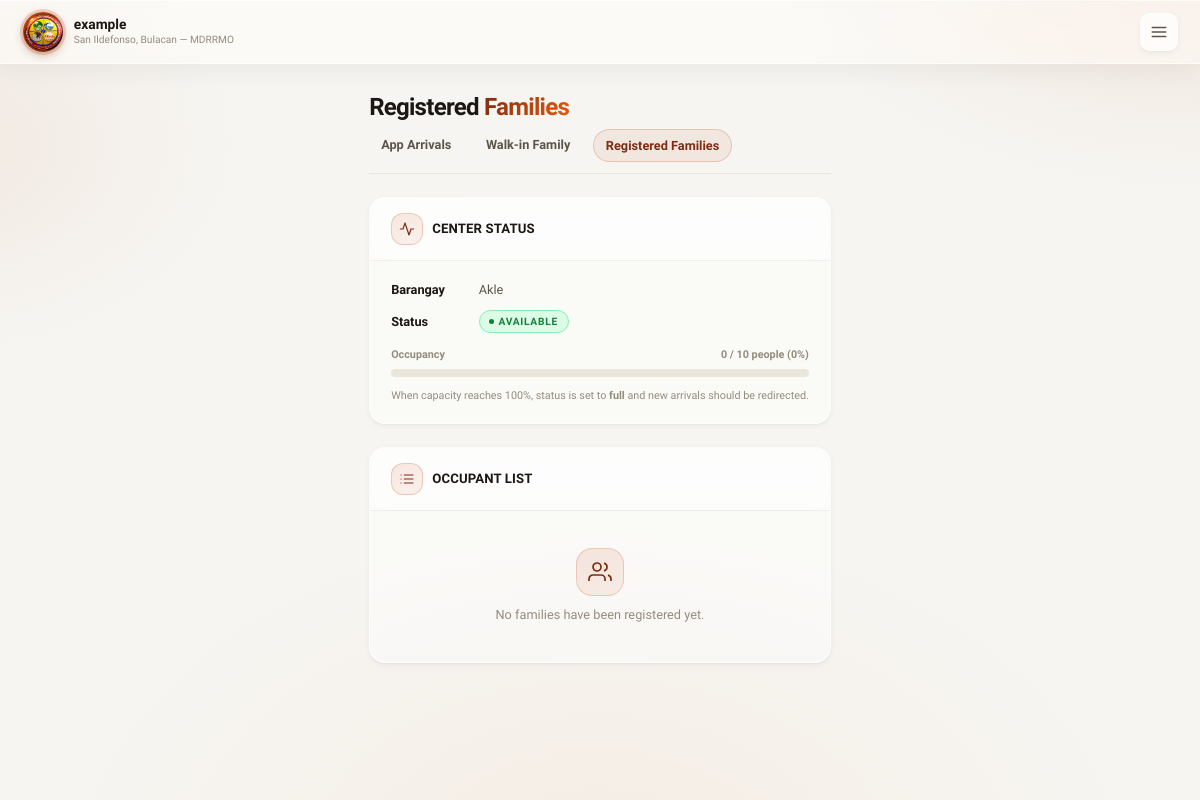
The page /coordinator/center_registrations.php?id=1 (signed in) on the database its author committed.
### tables this page shows
CREATE TABLE `evacuation_centers` (
  `id` int(10) UNSIGNED NOT NULL,
  `name` varchar(150) NOT NULL,
  `barangay_id` int(10) UNSIGNED NOT NULL,
  `address` varchar(255) NOT NULL,
  `lat` decimal(10,7) NOT NULL,
  `lng` decimal(10,7) NOT NULL,
  `max_capacity_people` int(10) UNSIGNED NOT NULL,
  `max_capacity_families` int(10) UNSIGNED DEFAULT 0,
  `status` enum('available','near_capacity','full','temp_shelter','closed') NOT NULL DEFAULT 'available',
  `coordinator_user_id` int(10) UNSIGNED DEFAULT NULL,
  `notes` text DEFAULT NULL,
  `created_at` datetime NOT NULL DEFAULT current_timestamp(),
  `updated_at` datetime NOT NULL DEFAULT current_timestamp() ON UPDATE current_timestamp()
);

CREATE TABLE `barangays` (
  `id` int(10) UNSIGNED NOT NULL,
  `name` varchar(100) NOT NULL,
  `municipality` varchar(100) NOT NULL DEFAULT 'San Ildefonso',
  `province` varchar(100) NOT NULL DEFAULT 'Bulacan',
  `center_lat` decimal(10,7) DEFAULT NULL,
  `center_lng` decimal(10,7) DEFAULT NULL,
  `boundary_polygon` longtext DEFAULT NULL CHECK (json_valid(`boundary_polygon`)),
  `is_active` tinyint(1) NOT NULL DEFAULT 1
);

### pages/center_helpers.php (called while the page is built, shortened)
<?php
function get_center_occupancy(int $centerId): array
{
    $pdo = db();
    $stmt = $pdo->prepare("SELECT c.max_capacity_people,
                                  COALESCE(SUM(r.total_members), 0) AS current_occupancy
                           FROM evacuation_centers c
                           LEFT JOIN evac_registrations r ON r.center_id = c.id
                           WHERE c.id = ?
                           GROUP BY c.id");
    $stmt->execute([$centerId]);
    $row = $stmt->fetch();
    $max = (int)$row['max_capacity_people'];
    $current = (int)$row['current_occupancy'];
    $percent = $max > 0 ? min(100.0, ($current / $max) * 100.0) : 0.0;
    return ['current' => $current, 'max' => $max, 'percent' => $percent];
}

### coordinator/center_registrations.php (the view, shortened to what this page needs)
<?php
require_once __DIR__ . '/../pages/center_helpers.php';
$pdo  = db();
$user = current_user();
$centerId = isset($_GET['id']) ? (int)$_GET['id'] : 0;
$stmt = $pdo->prepare("SELECT c.*, b.name AS barangay_name
                       FROM evacuation_centers c
                       JOIN barangays b ON b.id = c.barangay_id
                       WHERE c.id = ? AND c.coordinator_user_id = ?");
$stmt->execute([$centerId, $user['id']]);
$center = $stmt->fetch();
$regsStmt = $pdo->prepare("SELECT r.*, b.name AS barangay_name
                           FROM evac_registrations r
                           JOIN barangays b ON b.id = r.barangay_id
                           WHERE r.center_id = ?
                           ORDER BY r.created_at DESC");
$regsStmt->execute([$centerId]);
$registrations = $regsStmt->fetchAll();
$occ      = get_center_occupancy($centerId);
$pct      = round($occ['percent']);
?>
<!DOCTYPE html>
<html lang="en">
<head>
    <link rel="stylesheet" href="../asset/css/center_registrations.css">
</head>
<body>
<div class="bg-blobs" aria-hidden="true">
    <div class="bg-blob b1"></div>
    <div class="bg-blob b2"></div>
    <div class="bg-blob b3"></div>
    <div class="bg-blob b4"></div>
</div>
<div class="layout">
    <div class="main">
        <header class="topbar">
            <div class="topbar-brand">
                <div class="topbar-logo"><img src="../img/mdrrmo.png" alt="MDRRMO Logo"></div>
                <div class="topbar-brand-text">
                    <div class="topbar-title"><?php echo htmlspecialchars($center['name']); ?></div>
                    <div class="topbar-subtitle">San Ildefonso, Bulacan — MDRRMO</div>
                </div>
            </div>
            <div class="topbar-right">
                <button class="hamburger-btn" onclick="openMenu()">
                    <svg viewBox="0 0 24 24"><line x1="3" y1="6" x2="21" y2="6"/><line x1="3" y1="12" x2="21" y2="12"/><line x1="3" y1="18" x2="21" y2="18"/></svg>
                </button>
            </div>
        </header>
        <main class="dashboard">
            <div>
                <h1 class="page-heading">Registered <span>Families</span></h1>
                <div class="page-subnav">
                    <a href="center_app_arrivals.php?id=<?php echo $centerId; ?>">App Arrivals</a>
                    <a href="center_walkin.php?id=<?php echo $centerId; ?>">Walk-in Family</a>
                    <a href="center_registrations.php?id=<?php echo $centerId; ?>" class="active">Registered Families</a>
                </div>
            </div>
            <section class="card">
                <div class="card-header">
                    <div class="card-header-icon"><svg viewBox="0 0 24 24"><polyline points="22 12 18 12 15 21 9 3 6 12 2 12"/></svg></div>
                    <h2>Center Status</h2>
                </div>
                <div class="card-body">
                    <div class="info-row"><strong>Barangay</strong> <?php echo htmlspecialchars($center['barangay_name']); ?></div>
                    <div class="info-row"><strong>Status</strong>
                        <span class="status-pill status-<?php echo strtolower(preg_replace('/\s+/', '-', $center['status'])); ?>">
                            <?php echo htmlspecialchars($center['status']); ?>
                        </span>
                    </div>
                    <div class="occ-bar-wrap">
                        <div class="occ-bar-label">
                            <span>Occupancy</span>
                            <span><?php echo $occ['current']; ?> / <?php echo $occ['max']; ?> people (<?php echo $pct; ?>%)</span>
                        </div>
                        <div class="occ-bar-track">
                        </div>
                    </div>
                    <p class="occ-note">When capacity reaches 100%, status is set to <strong>full</strong> and new arrivals should be redirected.</p>
                </div>
            </section>
            <section class="card">
                <div class="card-header">
                    <div class="card-header-icon"><svg viewBox="0 0 24 24"><line x1="8" y1="6" x2="21" y2="6"/><line x1="8" y1="12" x2="21" y2="12"/><line x1="8" y1="18" x2="21" y2="18"/><line x1="3" y1="6" x2="3.01" y2="6"/><line x1="3" y1="12" x2="3.01" y2="12"/><line x1="3" y1="18" x2="3.01" y2="18"/></svg></div>
                    <h2>Occupant List</h2>
                </div>
                <?php if (!$registrations): ?>
                    <div class="no-data">
                        <div class="no-data-icon"><svg viewBox="0 0 24 24"><path d="M17 21v-2a4 4 0 00-4-4H5a4 4 0 00-4 4v2"/><circle cx="9" cy="7" r="4"/><path d="M23 21v-2a4 4 0 00-3-3.87"/><path d="M16 3.13a4 4 0 010 7.75"/></svg></div>
                        No families have been registered yet.
                    </div>
                <?php endif; ?>
            </section>
        </main>
    </div>
</div>
</body>
</html>

### rows shown on the page
evacuation_centers: name "example", barangay.name "Akle", status "AVAILABLE", max_capacity_people "10"

### other values the page prints
$occ['current'] "0"
$pct "0"
